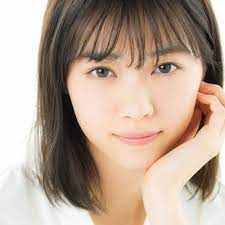
#> input picture hirasawa/photo/origin/sample.JPG, 225 x 225 px; its folder holds only this picture in this run
$ python Resize_DelMeta.py
#> lines starting #> are read from the running program, lines starting #| are printed output that depends on the picture
#pip install Pillow
import os
from PIL import Image

def resize(x,y):
#> called with x = 6000, y = 4000
    dir_name = "origin"
    #os.mkdir("resized")
    resize_size = (x,y)
    resize_dir = "resized"
    files = os.listdir(dir_name)
    for file in files:
        if file == '.DS_Store':continue #Mac特有の隠しファイル対策.
        photo = Image.open(os.path.join(dir_name, file))
#> photo is the input picture: PIL image 225x225 RGB; mean R, G, B 183.6, 163.4, 148.2
        photo_resize = photo.resize(resize_size)
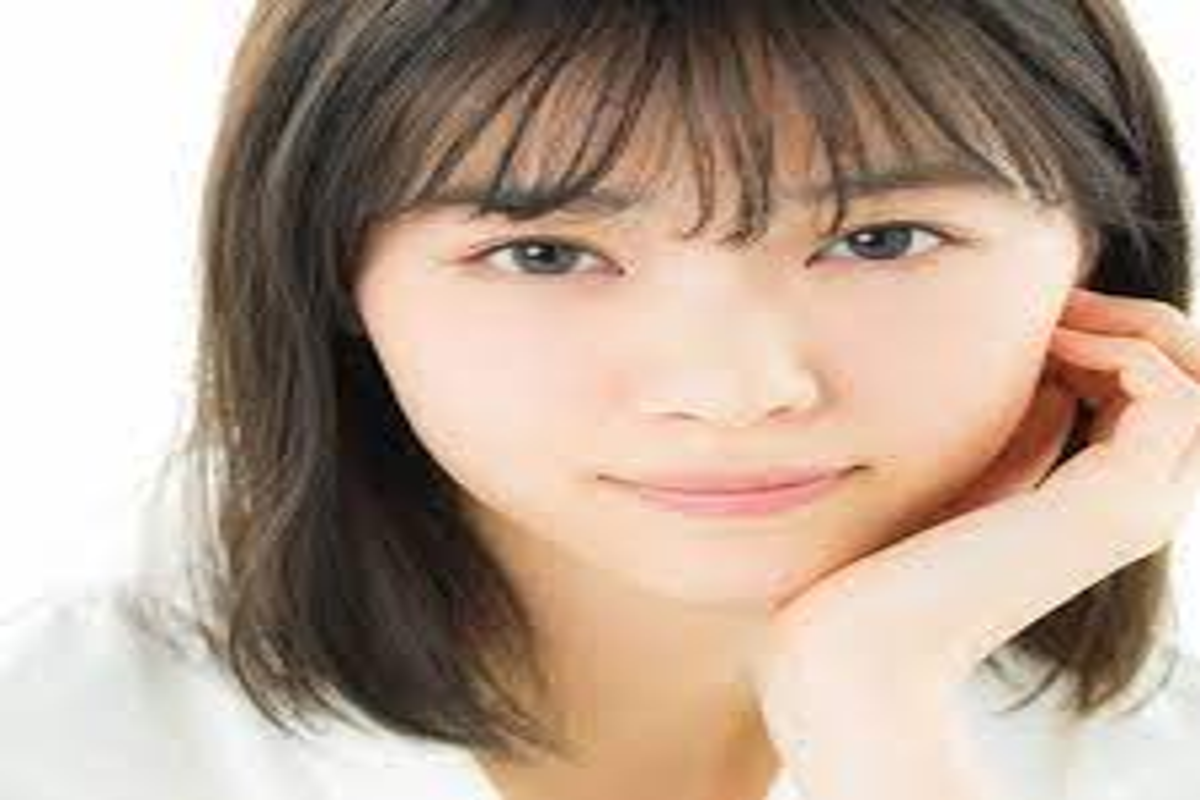
#> photo_resize: PIL image 6000x4000 RGB (shown at 1/5 size); mean R, G, B 183.6, 163.4, 148.2
        photo_resize.save(os.path.join(resize_dir, file))

if __name__ == "__main__":
    resize(6000,4000)
